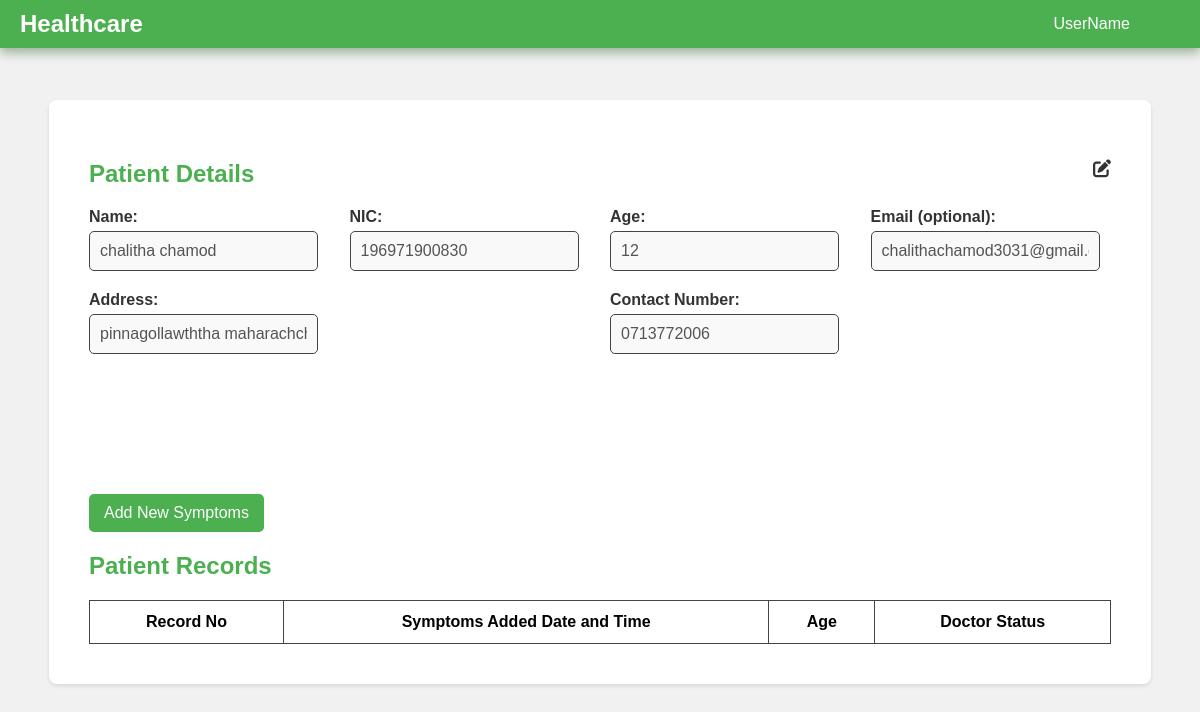
Before: /reception/profile-view.php?p_id=3 with the older database file.
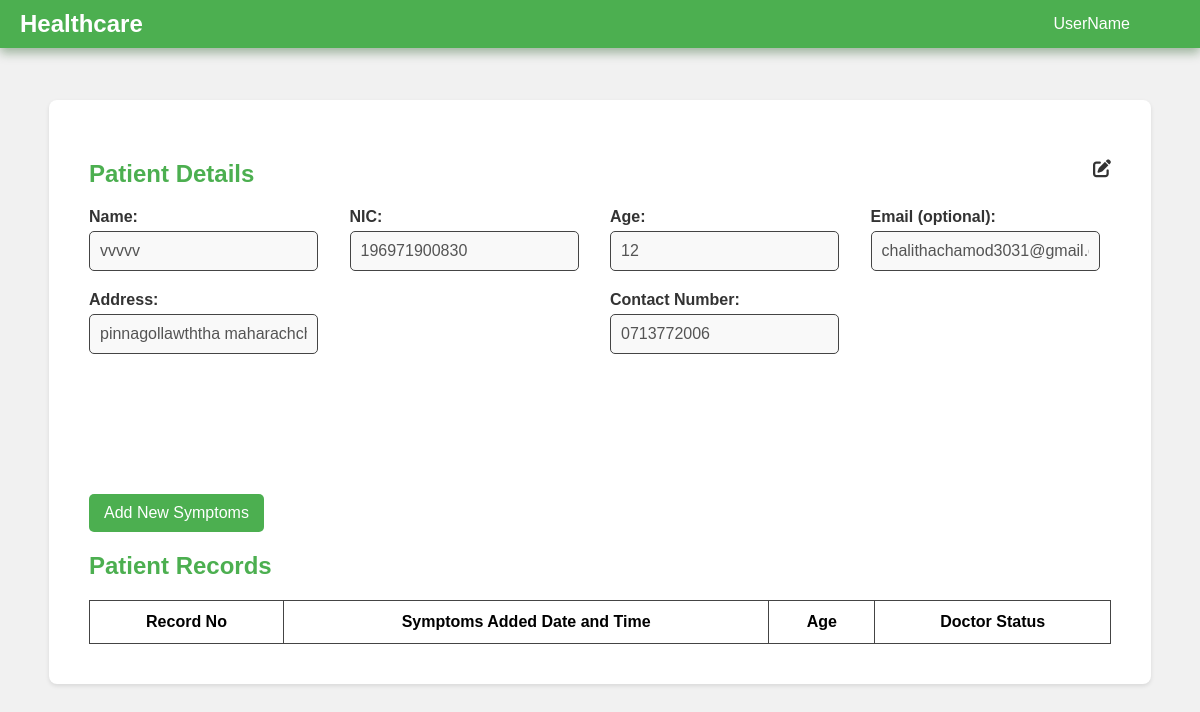
After: the same page with the newer database file.
### tables this page shows
CREATE TABLE IF NOT EXISTS `registered_patients` (
  `p_id` int NOT NULL AUTO_INCREMENT,
  `name` varchar(50) DEFAULT NULL,
  `mobile` varchar(12) DEFAULT NULL,
  `email` varchar(50) DEFAULT NULL,
  `id_num` varchar(20) DEFAULT NULL,
  `address` text,
  `age` int DEFAULT NULL,
  `register_date` datetime DEFAULT NULL,
  `reception_id` varchar(50) DEFAULT NULL,
  PRIMARY KEY (`p_id`),
  KEY `FK_register_patients_register_reception` (`reception_id`),
  CONSTRAINT `FK_register_patients_register_reception` FOREIGN KEY (`reception_id`) REFERENCES `registered_reception` (`id_num`)
);

### connection.php (called while the page is built, shortened)
<?php
class Database
{
    public static $connection;
    public static function SetUpConnection()
    {
        if (!isset(Database::$connection)) {
            Database::$connection = new mysqli("localhost", "root", "Chalithac*#3031", "healthcare", "3306");
        }
    }
    public static function search($q)
    {
        return Database::$connection->query($q);
    }
}

### reception/profile-view.php (the view, shortened to what this page needs)
<?php
require_once "../connection.php";
$patient_id = $_GET["p_id"];
?>
<!DOCTYPE html>
<html lang="en">
<head>
    <link rel="stylesheet" href="../assets/css/common.css">
    <link rel="stylesheet" href="../assets/css/header.css">
    <link rel="stylesheet" href="../assets/css/profile-view.css">
    <link rel="stylesheet" href="https://cdnjs.cloudflare.com/ajax/libs/font-awesome/6.5.2/css/all.min.css" />
</head>
<body>
    <header class="header">
        <div class="logo">Healthcare</div>
        <div class="header-username">UserName</div>
    </header>
    <div class="container">
        <div class="profile-details">
            <div class="detail-heading">
                <h2>Patient Details</h2>
                <i class="fa-solid fa-pen-to-square"></i>
            </div>
            <?php
            $patientResultSet = Database::search("SELECT * FROM `registered_patients` WHERE `p_id` = '" . $patient_id . "'");
            $patientCount = $patientResultSet->num_rows;
            if ($patientCount == 1) {
                $patientResult = $patientResultSet->fetch_assoc();
            ?>
                <div class="form-row">
                    <div class="form-group">
                        <label>Name:</label>
                        <input class="profile-inputs" type="text" id="name" name="name" value="<?php echo $patientResult["name"]; ?>" disabled required>
                    </div>
                    <div class="form-group">
                        <label>NIC:</label>
                        <input class="profile-inputs" type="text" id="nic" name="nic" value="<?php echo $patientResult["id_num"]; ?>" disabled required>
                    </div>
                    <div class="form-group">
                        <label>Age:</label>
                        <input class="profile-inputs" type="number" id="age" name="age" value="<?php echo $patientResult["age"]; ?>" disabled required>
                    </div>
                    <div class="form-group">
                        <label>Email (optional):</label>
                        <input class="profile-inputs" type="email" id="email" name="email" value="<?php echo $patientResult["email"]; ?>" disabled>
                    </div>
                    <div class="form-group">
                        <label>Address:</label>
                        <input class="profile-inputs" type="text" id="address" name="address" value="<?php echo $patientResult["address"]; ?>" disabled required>
                    </div>
                    <div class="form-group">
                        <label>Contact Number:</label>
                        <input class="profile-inputs" type="text" id="contact" name="contact" value="<?php echo $patientResult["mobile"]; ?>" disabled required>
                    </div>
                </div>
            <?php
            }
            ?>
        </div>
        <div class="symptoms-table-container">
            <button onclick="showPopup('add-symptoms-popup')" class="add-symptoms-btn">Add New Symptoms</button>
            <h2>Patient Records</h2>
            <table id="symptomsTable">
                <thead>
                    <tr>
                        <th>Record No</th>
                        <th>Symptoms Added Date and Time</th>
                        <th>Age</th>
                        <th>Doctor Status</th>
                    </tr>
                </thead>
            </table>
        </div>
    </div>
</body>
</html>

Changed rows visible on the page:
changed registered_patients "chalithachamod3031@gmail.com": name "chalitha chamod" → "vvvvv"
